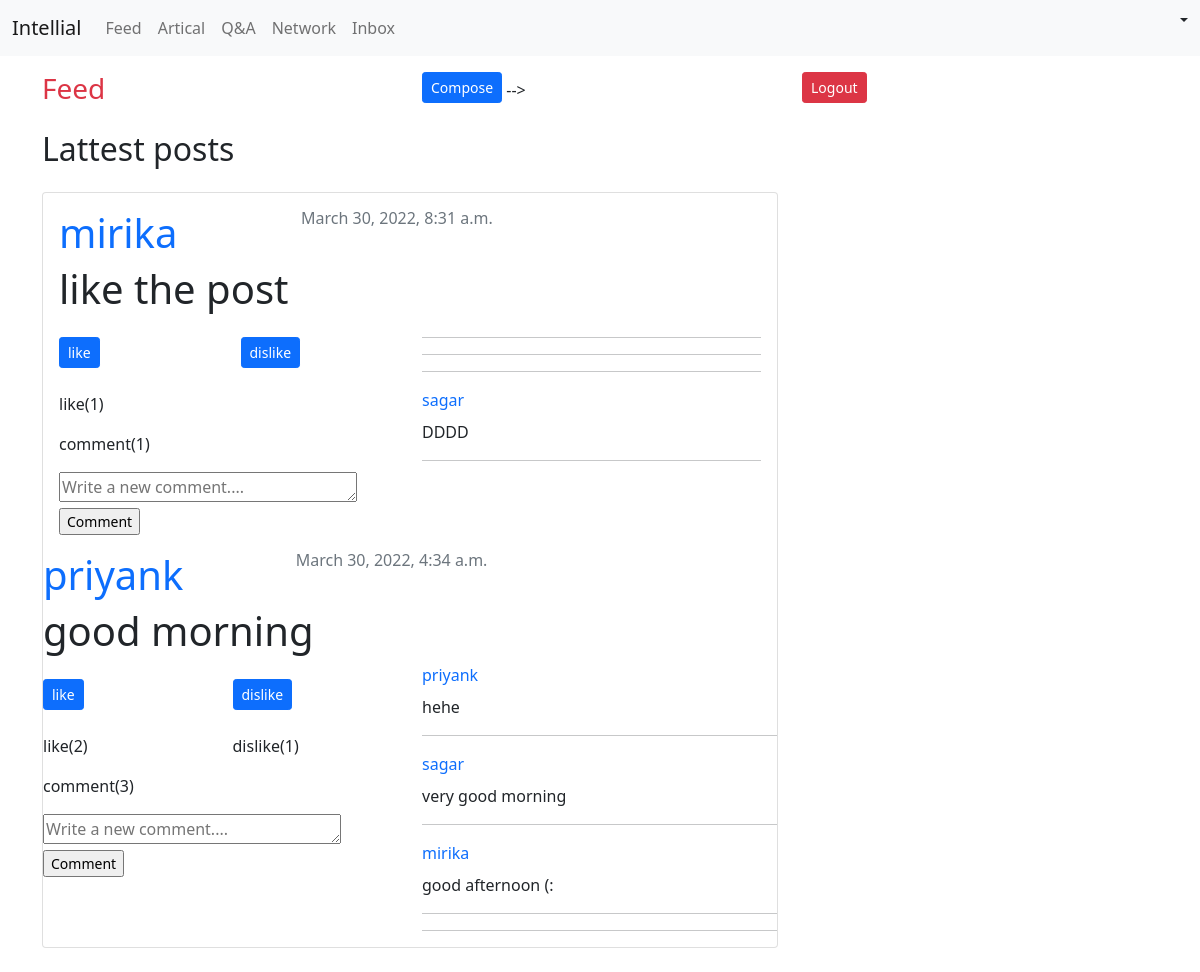
The page /postdetail/ on the database its author committed.
### social/models.py (models this page shows, shortened)
class Post(models.Model):
    user = models.ForeignKey(User, on_delete=models.CASCADE)
    message = models.TextField(max_length=100)
    created = models.DateTimeField(auto_now_add=True)
    liked = models.PositiveIntegerField(default=0)
    likes = models.ManyToManyField(User,related_name='likes',blank=True )
    class Meta:
        ordering =['-created']

class Comment(models.Model):
    post = models.ForeignKey(Post, on_delete=models.CASCADE)
    user = models.ForeignKey(User, on_delete=models.CASCADE)
    comment = models.CharField(max_length=100)
    created = models.DateTimeField(auto_now_add=True)

### social/views.py (the view)
# urls.py: path('postdetail/', views.postDetail, name='detail'),
def postDetail(request):
    username = request.POST.get("username")
    post = Post.objects.values("user__username", "message", "created", "id")
    comment = Comment.objects.values("comment", "user__username", "post_id", "id")
    comment_count = (Comment.objects.values('post_id').annotate(Count('comment')))
    likes = Like.objects.values("post_id", "like")
    like_count = {}
    dislike_count ={}
    for like in likes:
        if like["like"] is False:
            if like['post_id'] in dislike_count:
                dislike_count[like['post_id']] +=1
            else:
                dislike_count[like['post_id']] = 1
        else:
            if like["post_id"] in like_count:
                like_count[like["post_id"]] += 1
            else:
                like_count[like["post_id"]] = 1
    context = {
    "username":username, "post":post,
    "comment":comment, "like":like, 'comment_count':comment_count,
    'like_count':like_count, 'dislike_count':dislike_count,
    }
    return render(request, 'social/feed.html', context)

### social/templates/social/feed.html (shortened to what this page needs)
<!DOCTYPE html>
<html lang="en">
<head>
    <link href="https://cdn.jsdelivr.net/npm/bootstrap@5.1.3/dist/css/bootstrap.min.css" rel="stylesheet"
>
<body>
    <nav class="navbar navbar-expand-lg navbar-light bg-light">
        <div class="container-fluid">
            <div class="collapse navbar-collapse" id="navbarSupportedContent">
                <a class="navbar-brand mt-2 mt-lg-0" href="#">
                    Intellial
                </a>
                <ul class="navbar-nav me-auto mb-2 mb-lg-0">
                    <li class="nav-item">
                        <a class="nav-link" href="#">Feed</a>
                    </li>
                    <li class="nav-item">
                        <a class="nav-link" href="#">Artical</a>
                    </li>
                    <li class="nav-item">
                        <a class="nav-link" href="#">Q&A</a>
                    </li>
                    <li class="nav-item">
                        <a class="nav-link" href="#">Network</a>
                    </li>
                    <li class="nav-item">
                        <a class="nav-link" href="#">Inbox</a>
                    </li>
                </ul>
            </div>
            <div class="d-flex align-items-center">
                <div class="dropdown">
                    <p class="dropdown-toggle d-flex align-items-center hidden-arrow" href="#"
                        id="navbarDropdownMenuAvatar" role="button" data-mdb-toggle="dropdown" aria-expanded="false">
                    </p>
                </div>
            </div>
        </div>
    </nav>
    <header class="masthead">
        <div class="container">
            <div class="row">
                <div class="col">
                    <div>
                        <h3 class=" site-heading my-4 mt-3 text-danger"> Feed</h3>
                    </div>
                </div>
                <div class="col">
                    <div>
                        <a id="composebtn" class="btn btn-sm btn-primary my-4 mt-3">Compose</a>
               -->
                    </div>
                </div>
                <div class="col">
                    <div>
                        <a class="btn btn-sm btn-danger my-4 mt-3" href="{% url 'login' %}">Logout</a>
                    </div>
                </div>
            </div>
        </div>
    </header>
    <div class="container">
        <h2>Lattest posts</h2>
        <div class="row">
            <div class="col-md-8 mt-3 left">
                <div class="card mb-4">
                    <div class="card-body">
                        {% for i in post %}
                        <div class="row">
                            <div class="col">
                                <h1 class="card-title text-primary">{{i.user__username}}</h1>
                            </div>
                            <div class="col">
                                <p class="card-title text-muted h6">{{i.created}}</p>
                            </div>
                            <div class="col">
                            </div>
                        </div>
                        <h1 class="card-text">{{i.message}}</h1>
                        <div class="row">
                            <div class="col">
                                <div class="row">
                                    <div class="col" id="like">
                                        <form action="{% url 'like' i.id  %}" name="like" method="POST">
                                            <button type='submit' name='like' value="{{ i.id }}"
                                                class="btn btn-sm btn-primary my-4 mt-3">like</button>
                                        </form>
                                        {% for key,value in like_count.items %}
                                        {% if key == i.id %}
                                        <p>like({{value}})</p>
                                        {% endif %}
                                        {% endfor %}
                                    </div>
                                    <div class="col">
                                        <form action="{% url 'dislike' i.id  %}" method="post" name="dislike">
                                            <button type='submit' name='dislike' value="{{ i.id }}"
                                                class="btn btn-sm btn-primary my-4 mt-3">dislike</button>
                                        </form>
                                        {% for key,value in dislike_count.items %}
                                        {% if key == i.id %}
                                        <p>dislike({{value}})</p>
                                        {% endif %}
                                        {% endfor %}
                                    </div>
                                    <div class="">
                                        {% for count in comment_count %}
                                        {% if count.post_id == i.id %}
                                        <p>comment({{count.comment__count}})</p>
                                        {% endif %}
                                        {% endfor %}
                                    </div>
                                    <form action="{% url 'comment' i.id %}" method="POST">
                                        <div>
                                            <div>
                                                <textarea name="comment" placeholder="Write a new comment...." cols="30"
                                                    rows="1" required></textarea>
                                            </div>
                                            <div class="small justify-content-center">
                                                <input type="submit" value="Comment">
                                            </div>
                                        </div>
                                    </form>
                                </div>
                            </div>
                            <div class="col ">
                                <div class="row">
                                    <div class="col">
                                        {% for j in comment %}
                                        {% if j.post_id == i.id %}
                                        <div class="row">
                                            <div class="col">
                                                <p class="card-title text-primary">{{j.user__username}}</hp>
                                            </div>
                                            <div class="col">
                                            </div>
                                            <div class="col">
                                            </div>
                                        </div>
                                        <p class="card-text">{{j.comment}}</p>
                                        {% endif %}
                                        <hr>
                                        {% endfor %}
                                    </div>
                                </div>
                            </div>
                        </div>
                    </div>
                    {% endfor %}
                </div>
            </div>
        </div>
</body>
</html>

### rows shown on the page
Post: user__username "mirika", created "March 30, 2022, 8:31 a.m.", message "like the post", {{ i.id }} 44 (drawn), like_count "1", comment__count "1"
Comment: user__username "priyank", comment "hehe"
Comment: user__username "sagar", comment "very good morning"
Comment: user__username "mirika", comment "good afternoon (:"
Comment: user__username "sagar", comment "DDDD"
Post: user__username "priyank", created "March 30, 2022, 4:34 a.m.", message "good morning", {{ i.id }} 27 (drawn), like_count "2", dislike_count "1", comment__count "3"
